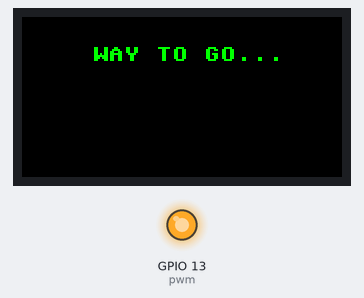
The program below on a simulated ESP32 board running MicroPython. Parts: 160×80 colour display, output pins drawn as LEDs (lit = HIGH). Pins used as bus, display or sensor lines are not drawn. At 10.7 s the program stops and its outputs stay as they are.

Above: at 0.8 s.
Timing chart, 0 to 2.3 s (numbered marks = the images above):
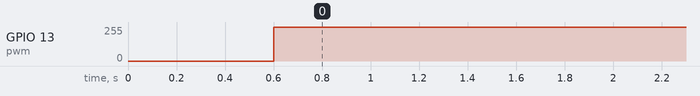

The program:

main.py
```python
from machine import Pin,SPI,PWM
import framebuf
import time

#color is BGR
RED = 0x00F8
GREEN = 0xE007
BLUE = 0x1F00
WHITE = 0xFFFF
BLACK = 0x0000

class LCD_0inch96(framebuf.FrameBuffer):
    def __init__(self):

        self.width = 160
        self.height = 80

        self.cs = Pin(9,Pin.OUT)
        self.rst = Pin(21,Pin.OUT)
        self.bl = Pin(45,Pin.OUT)
        self.cs(1)
        pwm = PWM(Pin(45))#BL
        pwm.freq(1000)
        self.spi = SPI(1)
        self.spi = SPI(1,1000_000)
        self.spi = SPI(1,10000_000,polarity=0, phase=0,sck=Pin(10),mosi=Pin(11),miso=None)
        self.dc = Pin(18,Pin.OUT)
        self.dc(1)
        self.buffer = bytearray(self.height * self.width * 2)
        super().__init__(self.buffer, self.width, self.height, framebuf.RGB565)
        self.Init()
        self.SetWindows(0, 0, self.width-1, self.height-1)

    def reset(self):
        self.rst(1)
        time.sleep(0.2)
        self.rst(0)
        time.sleep(0.2)
        self.rst(1)
        time.sleep(0.2)

    def write_cmd(self, cmd):
        self.dc(0)
        self.cs(0)
        self.spi.write(bytearray([cmd]))

    def write_data(self, buf):
        self.dc(1)
        self.cs(0)
        self.spi.write(bytearray([buf]))
        self.cs(1)

    def backlight(self,value):#value:  min:0  max:1000
        pwm = PWM(Pin(13))#BL
        pwm.freq(1000)
        if value>=1000:
            value=1000
        #else:
        #    value=999
        data=int (value*65536/1000)
        #pwm.duty_u16(data)
        pwm.duty_u16(65000)


    def Init(self):
        self.reset()
        self.backlight(10000)

        self.write_cmd(0x11)
        time.sleep(0.12)
        self.write_cmd(0x21)
        self.write_cmd(0x21)

        self.write_cmd(0xB1)
        self.write_data(0x05)
        self.write_data(0x3A)
        self.write_data(0x3A)

        self.write_cmd(0xB2)
        self.write_data(0x05)
        self.write_data(0x3A)
        self.write_data(0x3A)

        self.write_cmd(0xB3)
        self.write_data(0x05)
        self.write_data(0x3A)
        self.write_data(0x3A)
        self.write_data(0x05)
        self.write_data(0x3A)
        self.write_data(0x3A)

        self.write_cmd(0xB4)
        self.write_data(0x03)

        self.write_cmd(0xC0)
        self.write_data(0x62)
        self.write_data(0x02)
        self.write_data(0x04)

        self.write_cmd(0xC1)
        self.write_data(0xC0)

        self.write_cmd(0xC2)
        self.write_data(0x0D)
        self.write_data(0x00)

        self.write_cmd(0xC3)
        self.write_data(0x8D)
        self.write_data(0x6A)

        self.write_cmd(0xC4)
        self.write_data(0x8D)
        self.write_data(0xEE)

        self.write_cmd(0xC5)
        self.write_data(0x0E)

        self.write_cmd(0xE0)
        self.write_data(0x10)
        self.write_data(0x0E)
        self.write_data(0x02)
        self.write_data(0x03)
        self.write_data(0x0E)
        self.write_data(0x07)
        self.write_data(0x02)
        self.write_data(0x07)
        self.write_data(0x0A)
        self.write_data(0x12)
        self.write_data(0x27)
        self.write_data(0x37)
        self.write_data(0x00)
        self.write_data(0x0D)
        self.write_data(0x0E)
        self.write_data(0x10)

        self.write_cmd(0xE1)
        self.write_data(0x10)
        self.write_data(0x0E)
        self.write_data(0x03)
        self.write_data(0x03)
        self.write_data(0x0F)
        self.write_data(0x06)
        self.write_data(0x02)
        self.write_data(0x08)
        self.write_data(0x0A)
        self.write_data(0x13)
        self.write_data(0x26)
        self.write_data(0x36)
        self.write_data(0x00)
        self.write_data(0x0D)
        self.write_data(0x0E)
        self.write_data(0x10)

        self.write_cmd(0x3A)
        self.write_data(0x05)

        self.write_cmd(0x36)
        self.write_data(0xA8)

        self.write_cmd(0x29)

    def SetWindows(self, Xstart, Ystart, Xend, Yend):#example max:0,0,159,79
        Xstart=Xstart+1
        Xend=Xend+1
        Ystart=Ystart+26
        Yend=Yend+26
        self.write_cmd(0x2A)
        self.write_data(0x00)
        self.write_data(Xstart)
        self.write_data(0x00)
        self.write_data(Xend)

        self.write_cmd(0x2B)
        self.write_data(0x00)
        self.write_data(Ystart)
        self.write_data(0x00)
        self.write_data(Yend)

        self.write_cmd(0x2C)

    def display(self):

        self.SetWindows(0,0,self.width-1,self.height-1)
        self.dc(1)
        self.cs(0)
        self.spi.write(self.buffer)
        self.cs(1)


if __name__=='__main__':

    lcd = LCD_0inch96()
    lcd.fill(BLACK)
    lcd.text("WAY TO GO...",35,15,GREEN)
    lcd.display()
    time.sleep(10)
```

Measured:
- by itself, GPIO 13 (pwm): 0/255 → 253/255 at 0.60 s
